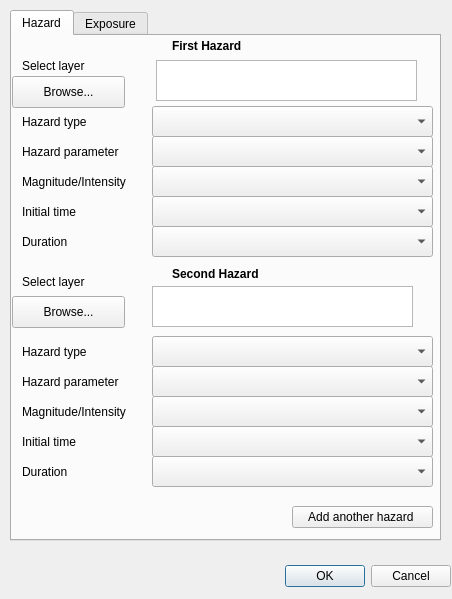
<?xml version="1.0" encoding="UTF-8"?>
<ui version="4.0">
 <class>MultiHazardRiskDialogBase</class>
 <widget class="QDialog" name="MultiHazardRiskDialogBase">
  <property name="geometry">
   <rect>
    <x>0</x>
    <y>0</y>
    <width>452</width>
    <height>599</height>
   </rect>
  </property>
  <property name="windowTitle">
   <string>Multi Hazard Risk</string>
  </property>
  <widget class="QDialogButtonBox" name="button_box">
   <property name="geometry">
    <rect>
     <x>110</x>
     <y>560</y>
     <width>341</width>
     <height>32</height>
    </rect>
   </property>
   <property name="orientation">
    <enum>Qt::Horizontal</enum>
   </property>
   <property name="standardButtons">
    <set>QDialogButtonBox::Cancel|QDialogButtonBox::Ok</set>
   </property>
  </widget>
  <widget class="QTabWidget" name="tabWidget">
   <property name="geometry">
    <rect>
     <x>10</x>
     <y>10</y>
     <width>431</width>
     <height>531</height>
    </rect>
   </property>
   <property name="currentIndex">
    <number>0</number>
   </property>
   <widget class="QWidget" name="hazards">
    <property name="enabled">
     <bool>true</bool>
    </property>
    <attribute name="title">
     <string>Hazard</string>
    </attribute>
    <widget class="QLabel" name="label">
     <property name="geometry">
      <rect>
       <x>160</x>
       <y>0</y>
       <width>101</width>
       <height>20</height>
      </rect>
     </property>
     <property name="font">
      <font>
       <weight>75</weight>
       <bold>true</bold>
      </font>
     </property>
     <property name="text">
      <string>First Hazard</string>
     </property>
    </widget>
    <widget class="QLabel" name="label_2">
     <property name="geometry">
      <rect>
       <x>160</x>
       <y>230</y>
       <width>101</width>
       <height>16</height>
      </rect>
     </property>
     <property name="font">
      <font>
       <weight>75</weight>
       <bold>true</bold>
      </font>
     </property>
     <property name="text">
      <string>Second Hazard</string>
     </property>
    </widget>
    <widget class="QToolButton" name="add_hazard">
     <property name="geometry">
      <rect>
       <x>280</x>
       <y>470</y>
       <width>141</width>
       <height>22</height>
      </rect>
     </property>
     <property name="text">
      <string>Add another hazard </string>
     </property>
    </widget>
    <widget class="QLabel" name="label_3">
     <property name="geometry">
      <rect>
       <x>10</x>
       <y>10</y>
       <width>101</width>
       <height>40</height>
      </rect>
     </property>
     <property name="text">
      <string>Select layer</string>
     </property>
    </widget>
    <widget class="QLabel" name="label_4">
     <property name="geometry">
      <rect>
       <x>10</x>
       <y>70</y>
       <width>101</width>
       <height>31</height>
      </rect>
     </property>
     <property name="text">
      <string>Hazard type</string>
     </property>
    </widget>
    <widget class="QComboBox" name="hazardparam1">
     <property name="geometry">
      <rect>
       <x>140</x>
       <y>100</y>
       <width>281</width>
       <height>31</height>
      </rect>
     </property>
    </widget>
    <widget class="QComboBox" name="time1">
     <property name="geometry">
      <rect>
       <x>140</x>
       <y>160</y>
       <width>281</width>
       <height>31</height>
      </rect>
     </property>
    </widget>
    <widget class="QComboBox" name="magnitude1">
     <property name="geometry">
      <rect>
       <x>140</x>
       <y>130</y>
       <width>281</width>
       <height>31</height>
      </rect>
     </property>
    </widget>
    <widget class="QLabel" name="label_5">
     <property name="geometry">
      <rect>
       <x>10</x>
       <y>130</y>
       <width>241</width>
       <height>31</height>
      </rect>
     </property>
     <property name="text">
      <string>Magnitude/Intensity  </string>
     </property>
    </widget>
    <widget class="QLabel" name="label_6">
     <property name="geometry">
      <rect>
       <x>10</x>
       <y>160</y>
       <width>241</width>
       <height>31</height>
      </rect>
     </property>
     <property name="text">
      <string>Initial time </string>
     </property>
    </widget>
    <widget class="QLabel" name="label_8">
     <property name="geometry">
      <rect>
       <x>10</x>
       <y>190</y>
       <width>241</width>
       <height>31</height>
      </rect>
     </property>
     <property name="text">
      <string>Duration</string>
     </property>
    </widget>
    <widget class="QComboBox" name="duration1">
     <property name="geometry">
      <rect>
       <x>140</x>
       <y>190</y>
       <width>281</width>
       <height>31</height>
      </rect>
     </property>
    </widget>
    <widget class="QPushButton" name="browse1">
     <property name="geometry">
      <rect>
       <x>0</x>
       <y>40</y>
       <width>113</width>
       <height>32</height>
      </rect>
     </property>
     <property name="text">
      <string>Browse...</string>
     </property>
    </widget>
    <widget class="QPlainTextEdit" name="textBrowser1">
     <property name="geometry">
      <rect>
       <x>144</x>
       <y>24</y>
       <width>261</width>
       <height>41</height>
      </rect>
     </property>
    </widget>
    <widget class="QLabel" name="label_7">
     <property name="geometry">
      <rect>
       <x>10</x>
       <y>230</y>
       <width>101</width>
       <height>31</height>
      </rect>
     </property>
     <property name="text">
      <string>Select layer</string>
     </property>
    </widget>
    <widget class="QPlainTextEdit" name="textBrowser2">
     <property name="geometry">
      <rect>
       <x>140</x>
       <y>250</y>
       <width>261</width>
       <height>41</height>
      </rect>
     </property>
    </widget>
    <widget class="QLabel" name="label_9">
     <property name="geometry">
      <rect>
       <x>10</x>
       <y>330</y>
       <width>121</width>
       <height>31</height>
      </rect>
     </property>
     <property name="text">
      <string>Hazard parameter</string>
     </property>
    </widget>
    <widget class="QLabel" name="label_10">
     <property name="geometry">
      <rect>
       <x>10</x>
       <y>360</y>
       <width>241</width>
       <height>31</height>
      </rect>
     </property>
     <property name="text">
      <string>Magnitude/Intensity  </string>
     </property>
    </widget>
    <widget class="QLabel" name="label_11">
     <property name="geometry">
      <rect>
       <x>10</x>
       <y>390</y>
       <width>241</width>
       <height>31</height>
      </rect>
     </property>
     <property name="text">
      <string>Initial time </string>
     </property>
    </widget>
    <widget class="QLabel" name="label_12">
     <property name="geometry">
      <rect>
       <x>10</x>
       <y>420</y>
       <width>241</width>
       <height>31</height>
      </rect>
     </property>
     <property name="text">
      <string>Duration</string>
     </property>
    </widget>
    <widget class="QComboBox" name="hazardtype2">
     <property name="geometry">
      <rect>
       <x>140</x>
       <y>300</y>
       <width>281</width>
       <height>31</height>
      </rect>
     </property>
    </widget>
    <widget class="QComboBox" name="magnitude2">
     <property name="geometry">
      <rect>
       <x>140</x>
       <y>360</y>
       <width>281</width>
       <height>31</height>
      </rect>
     </property>
    </widget>
    <widget class="QComboBox" name="time2">
     <property name="geometry">
      <rect>
       <x>140</x>
       <y>390</y>
       <width>281</width>
       <height>31</height>
      </rect>
     </property>
    </widget>
    <widget class="QComboBox" name="duration2">
     <property name="geometry">
      <rect>
       <x>140</x>
       <y>420</y>
       <width>281</width>
       <height>31</height>
      </rect>
     </property>
    </widget>
    <widget class="QLabel" name="label_13">
     <property name="geometry">
      <rect>
       <x>10</x>
       <y>300</y>
       <width>241</width>
       <height>31</height>
      </rect>
     </property>
     <property name="text">
      <string>Hazard type</string>
     </property>
    </widget>
    <widget class="QComboBox" name="hazardparam2">
     <property name="geometry">
      <rect>
       <x>140</x>
       <y>330</y>
       <width>281</width>
       <height>31</height>
      </rect>
     </property>
    </widget>
    <widget class="QLabel" name="label_14">
     <property name="geometry">
      <rect>
       <x>10</x>
       <y>100</y>
       <width>121</width>
       <height>31</height>
      </rect>
     </property>
     <property name="text">
      <string>Hazard parameter</string>
     </property>
    </widget>
    <widget class="QComboBox" name="hazardtype1">
     <property name="geometry">
      <rect>
       <x>140</x>
       <y>70</y>
       <width>281</width>
       <height>31</height>
      </rect>
     </property>
    </widget>
    <widget class="QPushButton" name="browse2">
     <property name="geometry">
      <rect>
       <x>0</x>
       <y>260</y>
       <width>113</width>
       <height>32</height>
      </rect>
     </property>
     <property name="text">
      <string>Browse...</string>
     </property>
    </widget>
   </widget>
   <widget class="QWidget" name="exposure">
    <attribute name="title">
     <string>Exposure</string>
    </attribute>
    <widget class="QPushButton" name="browseE1">
     <property name="geometry">
      <rect>
       <x>10</x>
       <y>50</y>
       <width>113</width>
       <height>32</height>
      </rect>
     </property>
     <property name="text">
      <string>Browse...</string>
     </property>
    </widget>
    <widget class="QPlainTextEdit" name="textBrowserE1">
     <property name="geometry">
      <rect>
       <x>150</x>
       <y>40</y>
       <width>261</width>
       <height>41</height>
      </rect>
     </property>
    </widget>
    <widget class="QComboBox" name="time1_2">
     <property name="geometry">
      <rect>
       <x>150</x>
       <y>90</y>
       <width>271</width>
       <height>31</height>
      </rect>
     </property>
    </widget>
    <widget class="QLabel" name="label_15">
     <property name="geometry">
      <rect>
       <x>10</x>
       <y>90</y>
       <width>131</width>
       <height>31</height>
      </rect>
     </property>
     <property name="text">
      <string>Exposure Cathegory</string>
     </property>
    </widget>
    <widget class="QLabel" name="label_16">
     <property name="geometry">
      <rect>
       <x>10</x>
       <y>20</y>
       <width>131</width>
       <height>31</height>
      </rect>
     </property>
     <property name="text">
      <string>Select File</string>
     </property>
    </widget>
   </widget>
  </widget>
 </widget>
 <resources/>
 <connections>
  <connection>
   <sender>button_box</sender>
   <signal>accepted()</signal>
   <receiver>MultiHazardRiskDialogBase</receiver>
   <slot>accept()</slot>
   <hints>
    <hint type="sourcelabel">
     <x>20</x>
     <y>20</y>
    </hint>
    <hint type="destinationlabel">
     <x>20</x>
     <y>20</y>
    </hint>
   </hints>
  </connection>
  <connection>
   <sender>button_box</sender>
   <signal>rejected()</signal>
   <receiver>MultiHazardRiskDialogBase</receiver>
   <slot>reject()</slot>
   <hints>
    <hint type="sourcelabel">
     <x>20</x>
     <y>20</y>
    </hint>
    <hint type="destinationlabel">
     <x>20</x>
     <y>20</y>
    </hint>
   </hints>
  </connection>
 </connections>
</ui>
